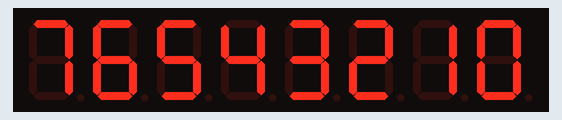
The program below on a simulated ATmega32, built with avr-gcc and emulated at 1 MHz. On the bench: 8-digit seven-segment display. Wiring (inferred from the names in the program): MAX7219 LED driver: CS PB4.

Above: at 0.1 s.
At 16.1 s:
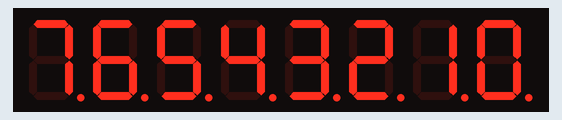
At 25.1 s:
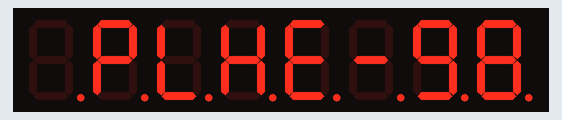
At 33.1 s:
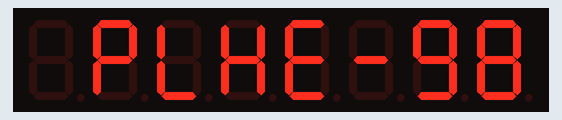

The program:

main.c
```c
/*
 * spi_seg.c
 *
 * Created: 10/30/2023 10:29:36 AM
 * Author : Hassan
 */

#define F_CPU 1000000UL

#include <avr/io.h>
#include <util/delay.h>

#define SS 4
#define MOSI 5
#define SCK 7


void SPI_MasterInit()
{
	/* Set MOSI, SCK and SS output*/
	DDRB |= (1 << MOSI) | (1 << SS) | (1 << SCK);

	/* Enable SPI, Master, set clock rate fck/16 */
	SPCR |= (1 << MSTR) | (1 << SPE) | (1 << SPR0);
}

void execute(unsigned char command, unsigned char Data)
{
	PORTB &= ~(1 << SS);
	SPDR = command;
	while (!(SPSR & (1 << SPIF)));
	SPDR = Data;
	while (!(SPSR & (1 << SPIF)));
	PORTB |= (1 << SS);
}

int main(void)
{
	/* Replace with your application code */
	unsigned char counter = 0;
	unsigned char index_display;
	SPI_MasterInit();
	execute(0x09, 0xFF);
	execute(0x0A, 0xFF);
	execute(0x0B, 0xF7);
	execute(0x0C, 0x01);
	while (1)
	{
		for (index_display = 1; index_display < 9; index_display++)
		execute(index_display, counter++);
		_delay_ms(1000);
	}
}
```

Measured:
- by itself, everything shown: repeats every 32.1 s, in 32 steps
- what the display in image 1 shows lasts 1.0 s, from 16.0 s to 17.0 s
